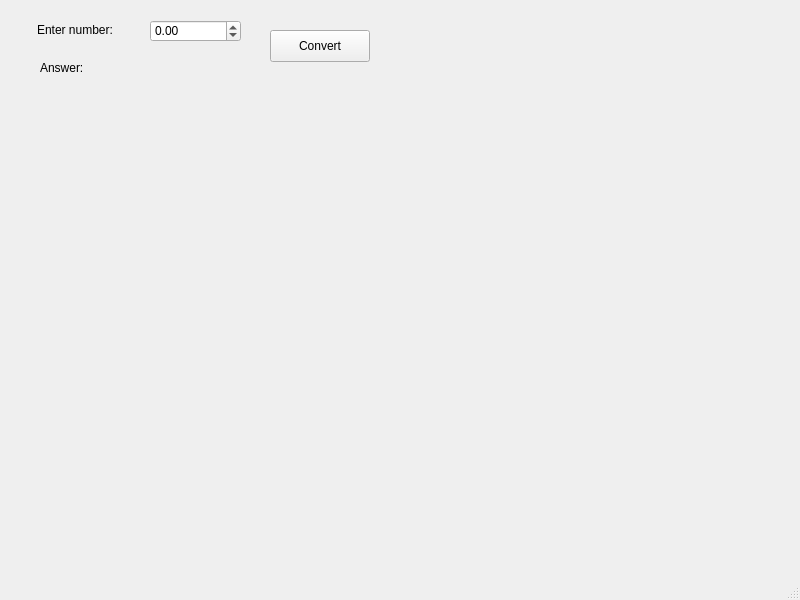
<?xml version="1.0" encoding="UTF-8"?>
<ui version="4.0">
 <class>MainWindow</class>
 <widget class="QMainWindow" name="MainWindow">
  <property name="geometry">
   <rect>
    <x>0</x>
    <y>0</y>
    <width>800</width>
    <height>600</height>
   </rect>
  </property>
  <property name="windowTitle">
   <string>MainWindow</string>
  </property>
  <widget class="QWidget" name="centralwidget">
   <widget class="QDoubleSpinBox" name="doubleSpinBox">
    <property name="geometry">
     <rect>
      <x>150</x>
      <y>20</y>
      <width>91</width>
      <height>22</height>
     </rect>
    </property>
    <property name="minimum">
     <double>-150.000000000000000</double>
    </property>
    <property name="maximum">
     <double>150.000000000000000</double>
    </property>
   </widget>
   <widget class="QLabel" name="label_enter_number">
    <property name="geometry">
     <rect>
      <x>37</x>
      <y>20</y>
      <width>91</width>
      <height>20</height>
     </rect>
    </property>
    <property name="text">
     <string>Enter number:</string>
    </property>
   </widget>
   <widget class="QLabel" name="label_answer">
    <property name="geometry">
     <rect>
      <x>40</x>
      <y>60</y>
      <width>58</width>
      <height>16</height>
     </rect>
    </property>
    <property name="text">
     <string>Answer:</string>
    </property>
   </widget>
   <widget class="QLabel" name="label_answer_text">
    <property name="geometry">
     <rect>
      <x>140</x>
      <y>60</y>
      <width>271</width>
      <height>16</height>
     </rect>
    </property>
    <property name="text">
     <string/>
    </property>
   </widget>
   <widget class="QPushButton" name="pushButton_convert">
    <property name="geometry">
     <rect>
      <x>270</x>
      <y>30</y>
      <width>100</width>
      <height>32</height>
     </rect>
    </property>
    <property name="text">
     <string>Convert</string>
    </property>
   </widget>
  </widget>
  <widget class="QMenuBar" name="menubar">
   <property name="geometry">
    <rect>
     <x>0</x>
     <y>0</y>
     <width>800</width>
     <height>24</height>
    </rect>
   </property>
  </widget>
  <widget class="QStatusBar" name="statusbar"/>
 </widget>
 <resources/>
 <connections/>
</ui>
